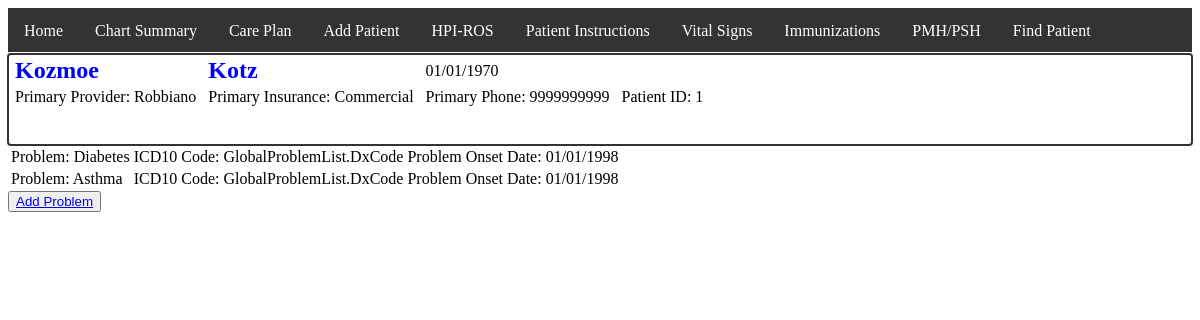
Before: /ChartSummary/1 with the older database file.
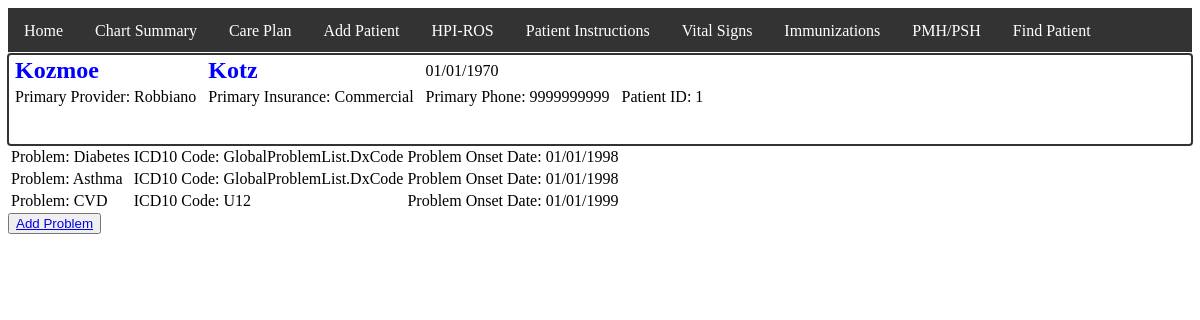
After: the same page with the newer database file.
### main.py (models this page shows)
class Patients(db.Model):
    id = db.Column(db.Integer, primary_key=True)
    First = db.Column(db.String(40))
    Last = db.Column(db.String(100))
    DateOfBirth = db.Column(db.String(90))
    Age = db.Column(db.Integer)
    Insurance = db.Column(db.String(150))
    PrimaryProvider = db.Column(db.String(50))
    Phone = db.Column(db.String(50))

class PatientProblems(db.Model):
    id = db.Column(db.Integer, primary_key=True)
    DxName = db.Column(db.String(25))
    DxCode = db.Column(db.String(10), nullable=True)
    DxDescription = db.Column(db.String(80), nullable=True)
    DxOnSetDate = db.Column(db.String(10), nullable=True)
    PID = db.Column(db.Integer, db.ForeignKey('patients.id'), autoincrement=True)

### main.py (the view)
@app.route('/ChartSummary/<pid>', methods=['POST', 'GET'])
def ChartSummary(pid):
    patient = Patients.query.filter_by(id=pid)
    patientProblems = PatientProblems.query.filter_by(PID=pid)
    return render_template('chartSummary.html', patient=patient, patientProblems=patientProblems)

### templates/chartSummary.html (shortened to what this page needs)
{% extends "base.html" %}
{% block content %}
    {% for pt in patient %}
    <div id="navBar1">
        <nav>
            <ul>
                <li> <a href="/home/{{ pt.id }}">Home</a></li>
                <li> <a href="/ChartSummary/{{ pt.id }}">Chart Summary</a></li>
                <li> <a href="/CarePlan/{{ pt.id}}">Care Plan</a> </li>
                <li> <a href="/AddPt">Add Patient</a></li>
                <li> <a href="/HPI">HPI-ROS</a></li>
                <li> <a href="/PtInstructions">Patient Instructions</a></li>
                <li> <a href="/VS">Vital Signs</a></li>
                <li> <a href="/Immunizations">Immunizations</a></li>
                <li> <a href="/PMHPSH">PMH/PSH</a></li>
                <li> <a href="/findPatient">Find Patient</a></li>
            </ul>
        </nav>
    </div>
<div class="banner">
<table>
        <tr>
            <td><div class="bannerName"> {{ pt.First }} </div></td>
            <td><div class="bannerName"> {{ pt.Last }} </div></td>
            <td> {{ pt.DateOfBirth }} </td>
        </tr>
        <tr>
            <td> Primary Provider: {{ pt.PrimaryProvider }} </td>
            <td> Primary Insurance: {{ pt.Insurance }} </td>
            <td> Primary Phone: {{ pt.Phone }} </td>
            <td> Patient ID: {{ pt.id }} </td>
        </tr>
    </table> <br> <br>
</div>
<table id="chartSummaryProblemsTable">
    {% for prob in patientProblems %}
    <tr>
        <td>Problem: {{ prob.DxName }}</td>
        <td>ICD10 Code: {{ prob.DxCode }}</td>
        <td>Problem Onset Date: {{ prob.DxOnSetDate }}</td>
    </tr>
    {% endfor %}
</table>
<button id="addProblem"><a href="/AddProblem/{{ pt.id }}"><div class="addProblem">Add Problem</div></a></button>
{% endfor %}
{% endblock %}

### templates/base.html (shortened to what this page needs)
<!DOCTYPE html>
<html lang="en">
<head>
    <link href="/static/style.css" rel="stylesheet"/>
</head>
<body>
 {% block content %}
{% endblock %}
</body>
</html>

### static/style.css (style rules this page uses)
body { background-image: image('/static/logo.png'); }
.banner { outline-style: auto; outline-color: #333333; }
.banner td { padding-left: 5px; padding-right: 5px; }
.banner .bannerName { color: blue; font-size: x-large; font-weight: bold; }
#navBar1 ul { list-style-type: none; margin: 0; padding: 0; overflow: hidden; background-color: #333; }
#chartSummaryProblemsTable { table-border-color-dark: black; }
#navBar1 li { float: left; }
#navBar1 li a { display: block; color: white; text-align: center; padding: 14px 16px; text-decoration: none; }

Changed rows visible on the page:
added PatientProblems: DxName "CVD", DxCode "U12", DxOnSetDate "01/01/1999"
